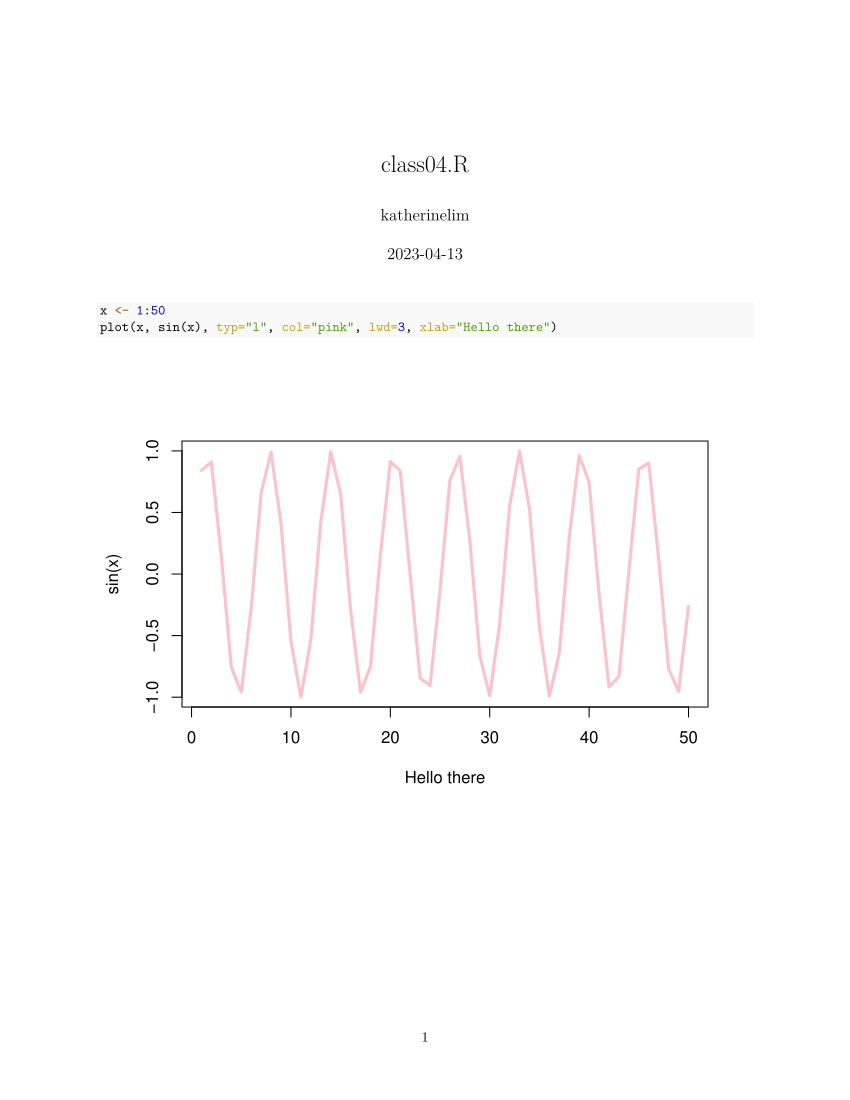

This figure's R source:
x <- 1:50
plot(x, sin(x), typ="l", col="pink", lwd=3, xlab="Hello there")
